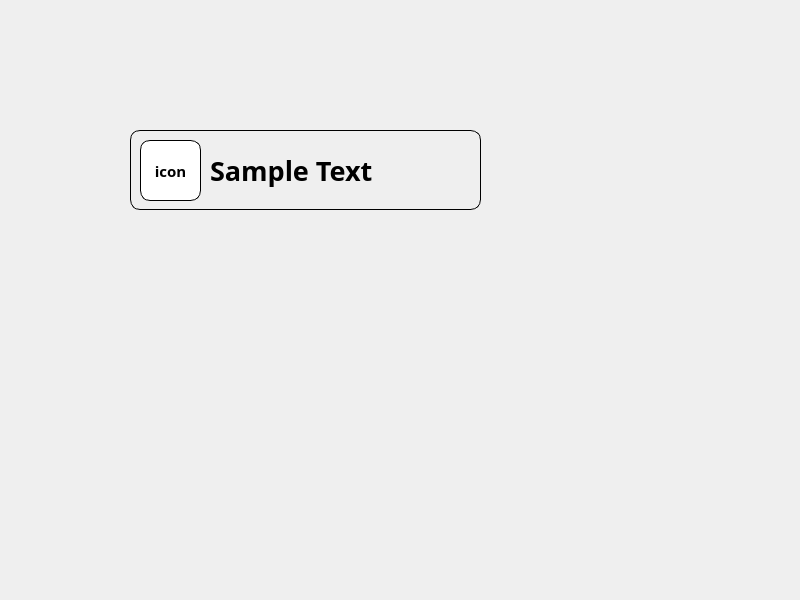
<?xml version="1.0" encoding="UTF-8"?>
<ui version="4.0">
 <class>MainWindow</class>
 <widget class="QMainWindow" name="MainWindow">
  <property name="geometry">
   <rect>
    <x>0</x>
    <y>0</y>
    <width>800</width>
    <height>600</height>
   </rect>
  </property>
  <property name="font">
   <font>
    <pointsize>11</pointsize>
    <weight>75</weight>
    <bold>true</bold>
   </font>
  </property>
  <property name="windowTitle">
   <string>MainWindow</string>
  </property>
  <widget class="QWidget" name="centralwidget">
   <widget class="QWidget" name="clickable_widget" native="true">
    <property name="geometry">
     <rect>
      <x>130</x>
      <y>130</y>
      <width>351</width>
      <height>80</height>
     </rect>
    </property>
    <property name="styleSheet">
     <string notr="true">QWidget {
	border-radius: 10px;
	border: 1px solid black;
	background-image: url(:/wood/bg_list.png);
}
QWidget::hover {
	background-image: url(:/wood/bg_list1.png);
	background-color: rgb(199, 112, 57);
}
</string>
    </property>
    <widget class="QLabel" name="name">
     <property name="geometry">
      <rect>
       <x>80</x>
       <y>10</y>
       <width>261</width>
       <height>61</height>
      </rect>
     </property>
     <property name="font">
      <font>
       <family>Vin Slab Pro</family>
       <pointsize>20</pointsize>
       <weight>75</weight>
       <bold>true</bold>
      </font>
     </property>
     <property name="layoutDirection">
      <enum>Qt::RightToLeft</enum>
     </property>
     <property name="autoFillBackground">
      <bool>false</bool>
     </property>
     <property name="styleSheet">
      <string notr="true">QLabel {
	background-image: None;
	background: None;
	border: None;
}
</string>
     </property>
     <property name="text">
      <string>Sample Text</string>
     </property>
     <property name="alignment">
      <set>Qt::AlignLeading|Qt::AlignLeft|Qt::AlignVCenter</set>
     </property>
     <property name="wordWrap">
      <bool>false</bool>
     </property>
     <property name="margin">
      <number>10</number>
     </property>
    </widget>
    <widget class="QWidget" name="icnwidget" native="true">
     <property name="geometry">
      <rect>
       <x>10</x>
       <y>10</y>
       <width>61</width>
       <height>61</height>
      </rect>
     </property>
     <property name="styleSheet">
      <string notr="true">QWidget {
	border: 1px solid black;
	background: None;
	background-color: rgb(255, 255, 255);

}
</string>
     </property>
     <widget class="QLabel" name="icnlabel">
      <property name="geometry">
       <rect>
        <x>5</x>
        <y>5</y>
        <width>51</width>
        <height>51</height>
       </rect>
      </property>
      <property name="font">
       <font>
        <family>Vin Slab Pro</family>
        <pointsize>11</pointsize>
        <weight>75</weight>
        <bold>true</bold>
       </font>
      </property>
      <property name="styleSheet">
       <string notr="true">QLabel {
	background: None;
	border: None;
	background-color: rgb(255, 255, 255);
}</string>
      </property>
      <property name="text">
       <string>icon</string>
      </property>
      <property name="alignment">
       <set>Qt::AlignCenter</set>
      </property>
     </widget>
    </widget>
   </widget>
  </widget>
 </widget>
 <resources>
  <include location="resources/resource.qrc"/>
 </resources>
 <connections/>
</ui>
